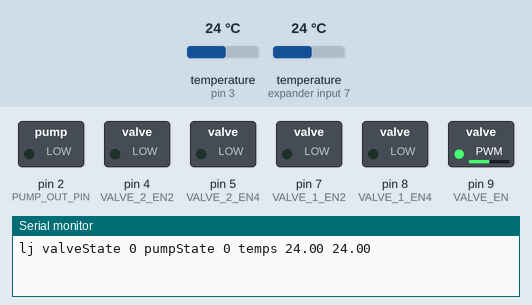
The sketch below on a simulated Arduino Uno, built with avr-gcc and run on an emulated ATmega328P. On the bench: switched loads named in the sketch (green lamp = pin HIGH), the last lines printed to the serial monitor. The inputs (shaded band) are chosen by the test bench; at power-on: temperature (sensors on pin 3, expander input 7) 24 °C.

Above: at 5.6 s.
5.7 s: temperature (sensor on pin 3) set to 19.8 °C
11.0 s: temperature (sensor on pin 3) set to 18.6 °C
At 14.5 s:
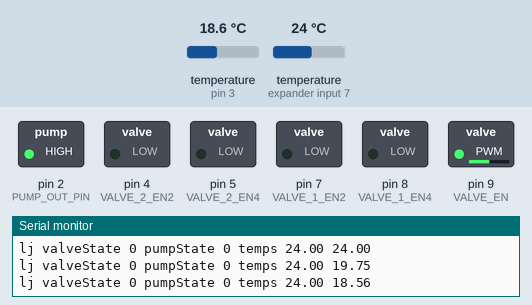
16.2 s: temperature (sensor on pin 3) set to 19 °C
At 18.6 s:
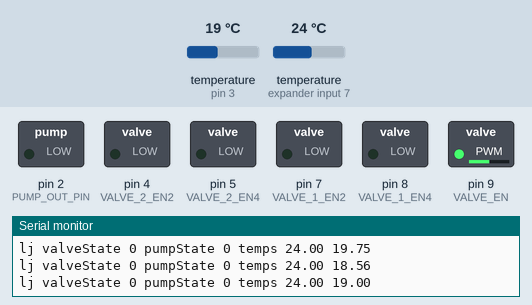
21.4 s: temperature (sensor on pin 3) set to 12 °C
At 26.9 s:
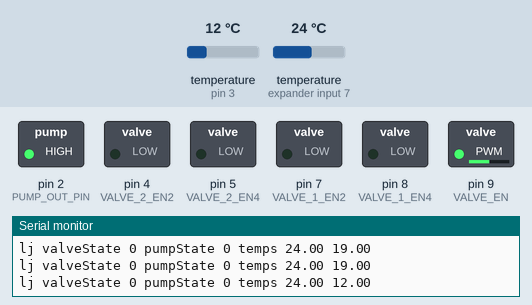
Timing chart, 0 to 28.4 s (numbered marks = the images above; inputs shaded):
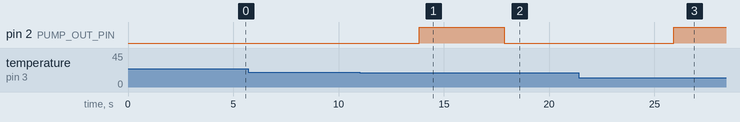

Measured:
- the behaviour switches between 19 and 18.9 °C on temperature (sensor on pin 3) (found by bisection; images 0 and 1)
- after the input at 11.0 s, pin 2 (PUMP_OUT_PIN): LOW → HIGH after 2.8 s
- after the input at 16.2 s, pin 2 (PUMP_OUT_PIN): HIGH → LOW after 1.7 s
- after the input at 21.4 s, pin 2 (PUMP_OUT_PIN): LOW → HIGH after 4.5 s

The sketch:

luca_electronics.ino
```cpp
#include <OneWire.h>
#include <DallasTemperature.h>

#define GAS_HEATER_TURN_ON_THRESHOLD 50.0

// DS18B20 ROMs (hard-coded)
// 2881774700000099
// 28BF1147000000EA

byte sensor0ROM[8] = { 0x28, 0x8D, 0x2A, 0x55, 0x00, 0x00, 0x00, 0xA2 }; // is at the bottom
byte sensor1ROM[8] = { 0x28, 0xBF, 0x11, 0x47, 0x00, 0x00, 0x00, 0xEA }; // is at the top

// PIN definitions
const int PUMP_OUT_PIN = 2;
const int TEMP_SENSOR_PIN = 3;
const int VALVE_EN = 9; // 32kHz PWM
const int VALVE_1_EN2 = 7;
const int VALVE_1_EN4 = 8;
const int VALVE_2_EN2 = 4;
const int VALVE_2_EN4 = 5;

bool valveState = 0;
bool pumpState = 0;

// OneWire + DallasTemperature
OneWire oneWire(TEMP_SENSOR_PIN);

DallasTemperature sensors(&oneWire);

DeviceAddress deviceAddress; // variable to store the device address

float temp0 = 0.0;
float temp1 = 0.0;


// Valve control helpers
void openValve(int valveNumber) {
  switch (valveNumber) {
    case 1:
      digitalWrite(VALVE_1_EN2, HIGH);
      digitalWrite(VALVE_1_EN4, LOW);
      break;
    case 2:
      digitalWrite(VALVE_2_EN2, HIGH);
      digitalWrite(VALVE_2_EN4, LOW);
      break;
  }
}

void closeValve(int valveNumber) {
  switch (valveNumber) {
    case 1:
      digitalWrite(VALVE_1_EN2, LOW);
      digitalWrite(VALVE_1_EN4, HIGH);
      break;
    case 2:
      digitalWrite(VALVE_2_EN2, LOW);
      digitalWrite(VALVE_2_EN4, HIGH);
      break;
  }
}

void stopValve(int valveNumber) {
  switch (valveNumber) {
    case 1:
      digitalWrite(VALVE_1_EN2, LOW);
      digitalWrite(VALVE_1_EN4, LOW);
      break;
    case 2:
      digitalWrite(VALVE_2_EN2, LOW);
      digitalWrite(VALVE_2_EN4, LOW);
      break;
  }
}

float readTempSafe(DallasTemperature &sensor) {
  float t;
  do {
    sensor.requestTemperatures();
    //delay(1000);
    t = sensor.getTempCByIndex(0);
    Serial.print("Measured temperature: ");
    Serial.println(t);

  } while (t == DEVICE_DISCONNECTED_C || t == 85.0);
  return t;
}


void setup() {
  // 32kHz PWM on Timer1
  //TCCR1A = (1 << WGM10) | (1 << COM1A1);
  //TCCR1B = (1 << WGM12) | (1 << CS10);

  pinMode(PUMP_OUT_PIN, OUTPUT);
  pinMode(VALVE_1_EN2, OUTPUT);
  pinMode(VALVE_1_EN4, OUTPUT);
  pinMode(VALVE_EN, OUTPUT);
  pinMode(VALVE_2_EN2, OUTPUT);
  pinMode(VALVE_2_EN4, OUTPUT);

  analogWrite(VALVE_EN, 128); // 50% duty

  Serial.begin(115200);

  sensors.begin();

  openValve(1);
  openValve(2);

  stopValve(1);
  stopValve(2);
}


void loop() {


  do {
    sensors.requestTemperatures();
    temp1 = sensors.getTempC(sensor1ROM);
    //temp1 = sensors1.getTempCByIndex(0);
//    Serial.println("failure 1");
    delay(100);
  } while (temp1 == DEVICE_DISCONNECTED_C || temp1 == 85.0);

  //Serial.println(temp1);

  do {
    sensors.requestTemperatures();
    temp0 = sensors.getTempC(sensor0ROM);
    //temp1 = sensors1.getTempCByIndex(0);
    //Serial.println("failure 0");
    delay(100);
  } while (temp0 == DEVICE_DISCONNECTED_C || temp0 == 85.0);


  if((temp0 > GAS_HEATER_TURN_ON_THRESHOLD) | (abs(temp0 - temp1) > 5.0))
    digitalWrite(PUMP_OUT_PIN, HIGH);
  else
    digitalWrite(PUMP_OUT_PIN, LOW);

  Serial.print("lj ");
  Serial.print("valveState ");
  Serial.print(valveState);
  Serial.print(" pumpState ");
  Serial.print(pumpState);
  Serial.print(" temps ");
  Serial.print(temp0);
  Serial.print(" ");
  Serial.println(temp1);

  delay(2300);
}


void printAddress(DeviceAddress deviceAddress) {
  for (uint8_t i = 0; i < 8; i++) {
    Serial.print("0x");
    if (deviceAddress[i] < 0x10) {
      Serial.print("0");
    }
    Serial.print(deviceAddress[i], HEX);
    if (i < 7) {
      Serial.print(", ");
    }
  }
  Serial.println();
}


/*
#include <OneWire.h>
#include <DallasTemperature.h>

// DS18B20 ROMs (hard-coded)
// 2881774700000099
// 28BF1147000000EA

byte sensor0ROM[8] = { 0x28, 0x8D, 0x2A, 0x55, 0x00, 0x00, 0x00, 0xA2 }; // is at the bottom
byte sensor1ROM[8] = { 0x28, 0xBF, 0x11, 0x47, 0x00, 0x00, 0x00, 0xEA }; // is at the top

// PIN definitions
const int PUMP_OUT_PIN = 2;
const int TEMP_SENSOR_PIN_0 = 10;
const int TEMP_SENSOR_PIN_1 = 3;
const int VALVE_EN = 9; // 32kHz PWM
const int VALVE_1_EN2 = 7;
const int VALVE_1_EN4 = 8;
const int VALVE_2_EN2 = 4;
const int VALVE_2_EN4 = 5;

bool valveState = 0;
bool pumpState = 0;

// OneWire + DallasTemperature
OneWire oneWire0(TEMP_SENSOR_PIN_0);
OneWire oneWire1(TEMP_SENSOR_PIN_1);

DallasTemperature sensors0(&oneWire0);
DallasTemperature sensors1(&oneWire1);

DeviceAddress deviceAddress; // variable to store the device address

float temp0 = 0.0;
float temp1 = 0.0;


// Valve control helpers
void openValve(int valveNumber) {
  switch (valveNumber) {
    case 1:
      digitalWrite(VALVE_1_EN2, HIGH);
      digitalWrite(VALVE_1_EN4, LOW);
      break;
    case 2:
      digitalWrite(VALVE_2_EN2, HIGH);
      digitalWrite(VALVE_2_EN4, LOW);
      break;
  }
}

void closeValve(int valveNumber) {
  switch (valveNumber) {
    case 1:
      digitalWrite(VALVE_1_EN2, LOW);
      digitalWrite(VALVE_1_EN4, HIGH);
      break;
    case 2:
      digitalWrite(VALVE_2_EN2, LOW);
      digitalWrite(VALVE_2_EN4, HIGH);
      break;
  }
}

void stopValve(int valveNumber) {
  switch (valveNumber) {
    case 1:
      digitalWrite(VALVE_1_EN2, LOW);
      digitalWrite(VALVE_1_EN4, LOW);
      break;
    case 2:
      digitalWrite(VALVE_2_EN2, LOW);
      digitalWrite(VALVE_2_EN4, LOW);
      break;
  }
}

float readTempSafe(DallasTemperature &sensor) {
  float t;
  do {
    sensor.requestTemperatures();
    //delay(1000);
    t = sensor.getTempCByIndex(0);
    Serial.print("Measured temperature: ");
    Serial.println(t);

  } while (t == DEVICE_DISCONNECTED_C || t == 85.0);
  return t;
}


void setup() {
  // 32kHz PWM on Timer1
  //TCCR1A = (1 << WGM10) | (1 << COM1A1);
  //TCCR1B = (1 << WGM12) | (1 << CS10);

  pinMode(PUMP_OUT_PIN, OUTPUT);
  pinMode(VALVE_1_EN2, OUTPUT);
  pinMode(VALVE_1_EN4, OUTPUT);
  pinMode(VALVE_EN, OUTPUT);
  pinMode(VALVE_2_EN2, OUTPUT);
  pinMode(VALVE_2_EN4, OUTPUT);

  analogWrite(VALVE_EN, 128); // 50% duty

  Serial.begin(115200);

  sensors0.begin();
  delay(10);
  sensors1.begin();
  delay(10);


}


void loop() {
  digitalWrite(PUMP_OUT_PIN, LOW);

  do {
    sensors1.requestTemperatures();
    temp1 = sensors1.getTempC(sensor1ROM);
    //temp1 = sensors1.getTempCByIndex(0);
    Serial.print("temperature 1: ");
    Serial.println(temp1);
  } while (temp1 == DEVICE_DISCONNECTED_C || temp1 == 85.0);

  do {
    sensors0.requestTemperatures();
    temp0 = sensors0.getTempC(sensor0ROM);
    Serial.print("temperature 0: ");
    Serial.println(temp0);

  } while (temp0 == DEVICE_DISCONNECTED_C || temp0 == 85.0);


  // temporary for testing


  Serial.print("lj ");
  Serial.print("valveState ");
  Serial.print(valveState);
  Serial.print(" pumpState ");
  Serial.print(pumpState);
  Serial.print(" temps ");
  Serial.print(temp0);
  Serial.print(" ");
  Serial.println(temp1);

  delay(2300);
}


void printAddress(DeviceAddress deviceAddress) {
  for (uint8_t i = 0; i < 8; i++) {
    Serial.print("0x");
    if (deviceAddress[i] < 0x10) {
      Serial.print("0");
    }
    Serial.print(deviceAddress[i], HEX);
    if (i < 7) {
      Serial.print(", ");
    }
  }
  Serial.println();
}


*/
```
